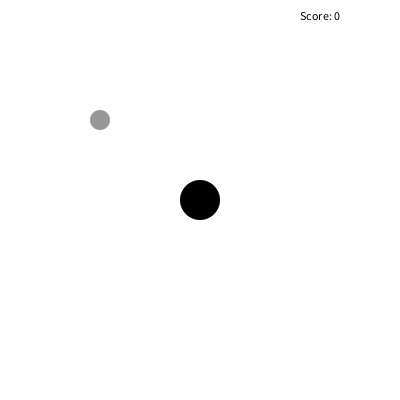
Frame 1 (no input)
Frame 60 (the mouse pressed at the canvas centre just before this capture): identical to frame 1, image omitted
Frame 120 (the mouse held since frame 60 and released just before this capture): identical to frame 1, image omitted

The Processing sketch that drew this single still picture (run headless with seeded random() and noise(); from frame 60 on, the mouse is pressed at the canvas centre):

// Processing sketch: processing_75181
// ── processing_75181.pde

int x=200;
int y=200;
float posX = 100; 
float posY = 120;

float dis;

int score = 0;

void setup() {
  size(400, 400);
  smooth();
}
void draw() {
  background(255);
  noStroke();
  
  
  dis = dist(posX, posY, x, y);
  
  if(dis < 20){
    posX = random(width);
    posY = random(height);
    
    score = score + 1;
  }
  //palla grigia
  fill(150);
  ellipse(posX, posY, 20, 20);

  //palla nera
  fill(0);
  ellipse(x, y, 40, 40); 

  //posizione palla nera per mangiarsi palla grigia
   //if (   x+200 < posX+100 &&  y+200> posY+100 ) {
   // fill(255);
   // ellipse( 100+posX, 100+posY, 20, 20);
  //}
 

  if (keyCode == RIGHT) {
    x=x+3;
  }
  if (keyCode == LEFT) {
    x=x-3;
  }
  if (keyCode == DOWN) {
    y=y+3;
  }
  if (keyCode == UP) {
    y=y-3;
  }
  
  text("Score: " + score, width - 100, 20);
}
